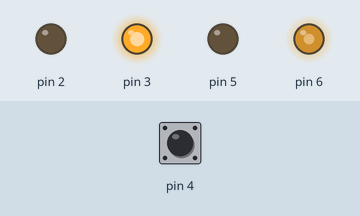
Simulated run of this sketch. Board: Arduino Uno, built with avr-gcc and run on an emulated ATmega328P. Parts: output pins drawn as LEDs (lit = HIGH). The test bench sets the inputs (shaded band); at power-on: pin 4 HIGH. What the sketch prints to the serial monitor is not drawn.

Above: at 0.1 s.
Timing chart, 0 to 1.6 s (numbered marks = the images above):
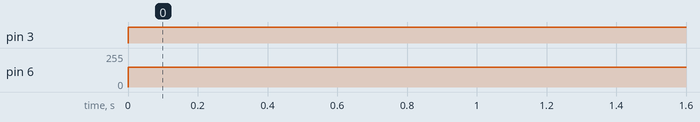

The sketch:

damping_expiraments.ino
```cpp
#define F_CPU 16000000L
#include <avr/io.h>
#include <util/delay.h>
#define pi 3.14159
//#include <math.h>
float w=0;
float n=0;
float N=0;
int overflow_counter; //to get a delay of 1 second, we need to overflow around 61 times
int main (void){
  //setting the input pin
  DDRD=0b01101100;
  PORTD=0x00;
  //setting the needed variables
  float previous_reading=(PIND&0x10);
  //enabling interrupts
  sei();
  //setting up timer 2
  TCCR2A=0x00;
  TCCR2B=0x07;//prescaler 1024
  TIMSK2=0x01;//enabling timer overflow interrupt
    //Timer0 initialization for PWM
  TCCR0A = 0b10000001;//0b10100001; //phase correct non-inverting
  TCCR0B = 0b00000010; // prescaler is 8
  Serial.begin(9600);
  TCNT2=0; //resetting the counter so that we guarentee that timeOld=0 as a start;
  while(1){
    if((PIND&0x10)!=previous_reading){
      n++;
    previous_reading=(PIND&0x10);
    }
    OCR0A=150;
//    OCR0B=OCR0A*0.95;
    PORTD|=0x08;
  }
}
ISR(TIMER2_OVF_vect){
  overflow_counter++;
  if(overflow_counter==61){
   N=n/40;
   w=(N*60);
   n=0;//reset the counter
   w=w*((2*pi)/60);
   Serial.print(w);
  Serial.println(" rad/s");
  overflow_counter=0;
  }
}
```

Measured:
- by itself, pin 3: LOW → HIGH at 0.00 s
- by itself, pin 6: 0/255 → 150/255 at 0.00 s
